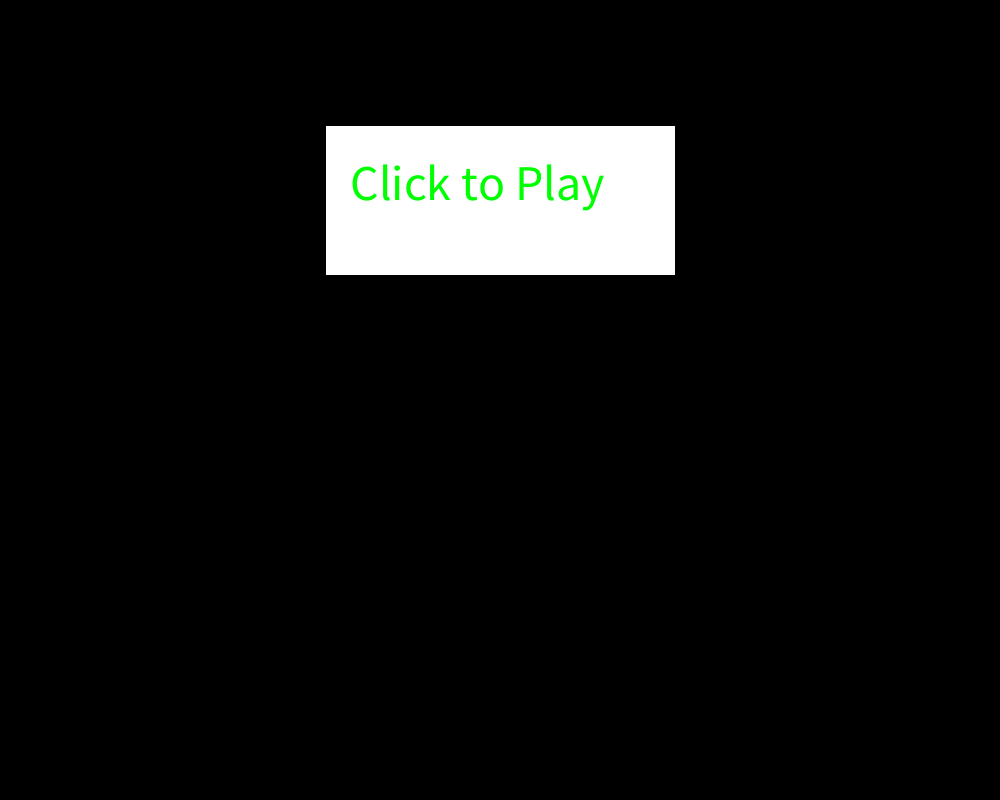
Frame 1 (no input)
Frame 60 (the mouse pressed at the canvas centre just before this capture): identical to frame 1, image omitted
Frame 120 (the mouse held since frame 60 and released just before this capture): identical to frame 1, image omitted

The Processing sketch that drew this single still picture (run headless with seeded random() and noise(); from frame 60 on, the mouse is pressed at the canvas centre):

// Processing sketch: SpaceInvaders
// ── SpaceInvaders.pde

GameManager game;

void setup(){
  size(1000,800);
  game = new GameManager();  
}


void draw(){
  background(0);
  game.update();
  game.display();
}

// ── Alien.pde
class Alien {
  int awidth;
  int aheight;
  int ax;
  int ay;
  int speed;
  
  Alien(int startx, int starty){
    awidth=40;
    aheight=40; 
    ax=startx;
    ay=starty;
    speed=1; 
  }
  
 void move(){
    ax=ax+speed;
  }
  void bounce(){
    speed=-speed;
    ay=ay+aheight;  
  }
  void display(){
    fill(255);
    rect(ax,ay,awidth,aheight);  
  }
} 

// ── Bomb.pde
class Bomb {
  int mwidth;
  int mheight;
  int mx;
  int my;
  int speed;
  
  Bomb(int startx, int starty){
    mwidth=10;
    mheight=10; 
    mx=startx;
    my=starty;
    speed=2; 
  }
  
 void move(){
    my=my+speed;
  }
  void display(){
    fill(255,0,0);
    rect(mx,my,mwidth,mheight);  
  }
} 

// ── Bullet.pde
class Bullet {
  int bwidth;
  int bheight;
  int bx;
  int by;
  int speed;
  
  Bullet(int startx){
    bwidth=3;
    bheight=25; 
    bx=startx;
    by=game.p.py - bheight;
    speed=5; 
  }
  
 void move(){
    by=by-speed;
  }
  void display(){
    fill(255);
    rect(bx,by,bwidth,bheight);  
  }
} 

// ── GameManager.pde
class GameManager{
  Player p;
  ArrayList<Bullet> bullets;
  ArrayList<Alien> aliens;
  ArrayList<Bomb> bombs;
  int count=0;
  int count2=0;
  boolean shots=true;
  int state=-1;
  GameManager(){
    p=new Player();
    bullets=new ArrayList<Bullet>();
    aliens=new ArrayList<Alien>();
    bombs=new ArrayList<Bomb>();
    for (int m=0; m<10; m=m+1){
      for (int n=0; n<5; n=n+1){
        Alien alien=new Alien(50*m+100,50*n+50);
        aliens.add(alien);
      }  
    }
  }
  void update(){
    //Game
    if (state==-1){
      if (mousePressed && mouseX>width/2-175 && mouseX<width/2+175 && mouseY>height/4-75 && mouseY<height/4+75){
        state=1;
      }  
    }
    //Pause Game
    count2=count2+1;
    if (state==1 && keyPressed && key=='p' && count2>10){
      state=4;
      count2=0; 
    }
    if (state==4 && keyPressed && key=='p' && count2>10){
      state=1;
      count2=0;
    } 
    if (state==1){
      //player move
      p.move();
      //bullets create
      if (keyPressed && key==' ' && shots==true){
        Bullet bullet=new Bullet(p.px+p.pwidth/2);
        bullets.add(bullet);
        shots=false;
      }
      if (shots==false) {
        count=count+1;  
      }
      if (count==30){
        shots=true;
        count=0;  
      }
      //bullets move and get removed
      for (int i=bullets.size()-1; i>=0; i=i-1){
        bullets.get(i).move();
        if (bullets.get(i).by<0){
          bullets.remove(i);
          p.score=p.score-20;  
        }
      }
      //aliens move
      for (int i=aliens.size()-1; i>=0; i=i-1){
        aliens.get(i).move();
      }
      //aliens bounce
      for (int i=aliens.size()-1; i>=0; i=i-1){
        if (aliens.get(i).ax>width-aliens.get(i).awidth || aliens.get(i).ax<aliens.get(i).awidth){
          for (int j=aliens.size()-1; j>=0; j=j-1){
            aliens.get(j).bounce();
          }    
          break;
        }
      }
      //Alien runover 
      for (int i=aliens.size()-1; i>=0; i=i-1){
        if (aliens.get(i).ay+aliens.get(i).aheight>height-p.pheight){
          p.lives=0;
          p.score=p.score-300;
          break;
        }
      }
      //bullet-alien collision
      for (int i=aliens.size()-1; i>=0; i=i-1){
        for (int j=bullets.size()-1; j>=0; j=j-1){
          if (abs(aliens.get(i).ax+aliens.get(i).awidth/2-bullets.get(j).bx)<aliens.get(i).awidth/2 && abs(aliens.get(i).ay+aliens.get(i).aheight/2-bullets.get(j).by)<aliens.get(i).aheight/2){
            bullets.remove(j);
            aliens.remove(i); 
            p.score=p.score+10;
            break;
          }     
        }
      }
      //bombs create
      if (random(0,100)<1){
        Bomb bomb=new Bomb(aliens.get(int(random(0,aliens.size()))).ax,aliens.get(int(random(0,aliens.size()))).ay);
        bombs.add(bomb);  
      }
      //bombs move and get removed
      for (int i=bombs.size()-1; i>=0; i=i-1){
        bombs.get(i).move();
        if (bombs.get(i).my>height){
          bombs.remove(i);  
        }
      }
      //bomb-player collision
      for (int i=bombs.size()-1; i>=0; i=i-1){
        if (abs(bombs.get(i).mx+bombs.get(i).mwidth/2-p.px-p.pwidth/2)<(bombs.get(i).mwidth+p.pwidth)/2 && bombs.get(i).my+bombs.get(i).mheight>height-p.pheight){
          bombs.remove(i);
          p.lives=p.lives-1;
          p.score=p.score-100;
        }   
      }
      //winning and losing
      if (p.lives<=0){
        state=0;
      }
      if (aliens.size()==0){
        state=2;
      }
    }
  }
  void display(){
    if (state==-1){
      fill(255);
      rect(width/2-175,height/4-75,350,150);
      fill(0,255,0);
      textSize(50);
      text("Click to Play",width/2-150,height/4);
    }
    if (state==1){
      //display player
      p.display();
      //display bullets
      for (int i=0; i<bullets.size(); i=i+1){
        bullets.get(i).display();
      }
      //display aliens
      for (int i=0; i<aliens.size(); i=i+1){
        aliens.get(i).display(); 
      }
      //display bombs
      for (int i=0; i<bombs.size(); i=i+1){
        bombs.get(i).display(); 
      } 
      fill(0,0,255);
      textSize(30);
      text("Lives:",50,50);
      text(p.lives,135,50);
      fill(0,0,255);
      textSize(30);
      text("Score:",width-185,50);
      text(p.score,width-90,50);
    }
    if (state==0){
      fill(255,0,0);
      textSize(200);
      text("You Lose",width/16,height/2);
      textSize(100);
      text("Score:",width/8,3*height/4);
      text(p.score,width/16+400,3*height/4);  
    }
    if (state==2){
      fill(0,0,255);
      textSize(200);
      text("You Win",width/16,height/2); 
      textSize(100);
      text("Score:",width/8,3*height/4);
      text(p.score,width/16+400,3*height/4);        
    }
    if (state==4){
      fill (0,255,0);
      textSize(200);
      text("Paused",width/16,height/2);    
    }
  }
}

// ── Player.pde
class Player {
  int px;
  int py;
  int lives;
  int score;
  int speed;
  int pwidth;
  int pheight;
  boolean shots; 
  Player(){
    pwidth=100;
    pheight=50; 
    px=(width-pwidth)/2;
    py=height-pheight;
    lives=3;
    score=0;
    speed=3;
  }
  
 void move(){
    px=px+speed;
    if (key=='a'){
      speed=-3;        
    }
    if (key=='d'){
      speed=3;    
    }
    if (key=='s'){
      speed=0;  
    } 
    if (px>width-pwidth){
      speed=0;
      px=px-1; 
    }
    if (px<0){
      speed=0;
      px=px+1;  
    }
  }
  void display(){
    fill(0,255,0);
    rect(px,py,pwidth,pheight);  
  }
} 
